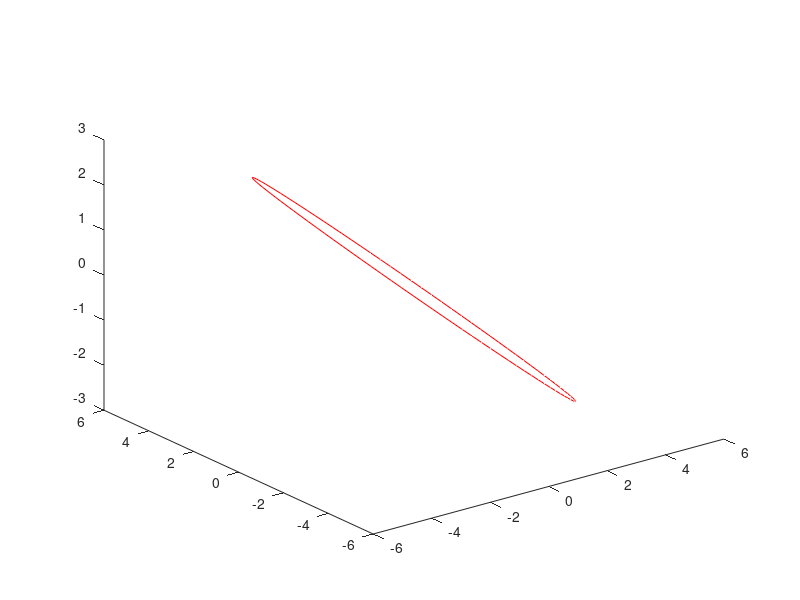

Write MATLAB code to recreate this figure. (Note: this script raises an error after producing the figure.)
close all
clear
clc
t = linspace(0,2*pi,100);
x = cos(t);
y = sin(t);
z = zeros(1,100);
[xp,yp,zp] = sphere;
psi = 15*pi/180;
theta = 30*pi/180;
phi = 20*pi/180;
R = [cos(phi)*cos(theta) cos(phi)*sin(theta)*sin(psi)-sin(phi)*cos(psi) cos(phi)*sin(theta)*cos(psi)+sin(phi)*sin(psi);
    sin(phi)*cos(theta) sin(phi)*sin(theta)*sin(psi)+cos(phi)*cos(psi) sin(phi)*sin(theta)*cos(psi)-cos(phi)*sin(psi);
    -sin(theta) cos(theta)*sin(psi) cos(theta)*cos(psi)];
p1 = [5*x;5*y;z];
p2 = [3*x;3*y;2*z];
p3 = [2*x;4*y;-3*z];
p1 = R*p1;
p2 = R*p2;
p3 = R*p3;

for k =1:20
  for idx = 1:length(t);
    clf
    plot3(p1(1,:),p1(2,:),p1(3,:),'r')
    hold on
    idx1 = idx*2;
    idx2 = floor(idx/2)+1; % se cambia el índice para la segunda esfera
    surf(xp+p1(1,idx1),yp+p1(2,idx1),zp+p1(3,idx1),'FaceColor','r')
    surf(xp+p1(1,idx2),yp+p1(2,idx2),zp+.5+p1(3,idx2),'FaceColor','b')
    surf(xp+p1(1,idx),yp+p1(2,idx),zp+p1(3,idx),'FaceColor','g')
    xlim([-10 10])
    ylim([-10 10])
    zlim([-10 10])
    view(30,40)
    pause(0.01)
   end
 end
